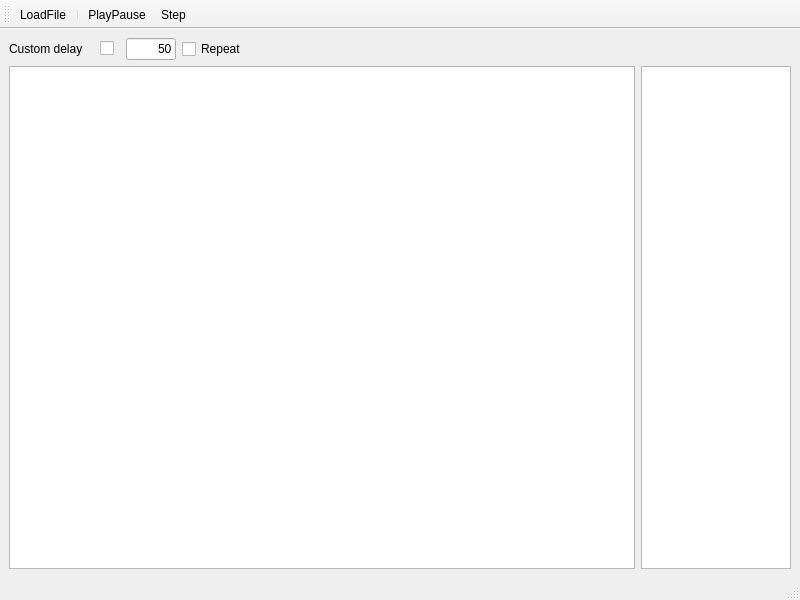
<?xml version="1.0" encoding="UTF-8"?>
<ui version="4.0">
 <class>BeanPacketsPlayerWindow</class>
 <widget class="QMainWindow" name="BeanPacketsPlayerWindow">
  <property name="geometry">
   <rect>
    <x>0</x>
    <y>0</y>
    <width>800</width>
    <height>600</height>
   </rect>
  </property>
  <property name="windowTitle">
   <string>Bean Packets Player</string>
  </property>
  <widget class="QWidget" name="centralwidget">
   <layout class="QVBoxLayout" name="verticalLayout">
    <item>
     <layout class="QHBoxLayout" name="horizontalLayout">
      <item>
       <layout class="QHBoxLayout" name="horizontalLayout_2" stretch="0,0,0,0">
        <property name="spacing">
         <number>-1</number>
        </property>
        <property name="sizeConstraint">
         <enum>QLayout::SetMinimumSize</enum>
        </property>
        <item>
         <widget class="QLabel" name="label">
          <property name="sizePolicy">
           <sizepolicy hsizetype="Minimum" vsizetype="Preferred">
            <horstretch>0</horstretch>
            <verstretch>0</verstretch>
           </sizepolicy>
          </property>
          <property name="maximumSize">
           <size>
            <width>85</width>
            <height>16777215</height>
           </size>
          </property>
          <property name="text">
           <string>Custom delay</string>
          </property>
         </widget>
        </item>
        <item>
         <widget class="QCheckBox" name="cbDelay">
          <property name="sizePolicy">
           <sizepolicy hsizetype="Preferred" vsizetype="Fixed">
            <horstretch>0</horstretch>
            <verstretch>0</verstretch>
           </sizepolicy>
          </property>
          <property name="maximumSize">
           <size>
            <width>20</width>
            <height>16777215</height>
           </size>
          </property>
          <property name="text">
           <string/>
          </property>
         </widget>
        </item>
        <item>
         <widget class="QLineEdit" name="lineEdit">
          <property name="maximumSize">
           <size>
            <width>50</width>
            <height>16777215</height>
           </size>
          </property>
          <property name="inputMask">
           <string/>
          </property>
          <property name="text">
           <string>50</string>
          </property>
          <property name="maxLength">
           <number>5</number>
          </property>
          <property name="alignment">
           <set>Qt::AlignRight|Qt::AlignTrailing|Qt::AlignVCenter</set>
          </property>
          <property name="clearButtonEnabled">
           <bool>false</bool>
          </property>
         </widget>
        </item>
        <item>
         <widget class="QCheckBox" name="cbRepeat">
          <property name="text">
           <string>Repeat</string>
          </property>
         </widget>
        </item>
       </layout>
      </item>
      <item>
       <spacer name="horizontalSpacer_2">
        <property name="orientation">
         <enum>Qt::Horizontal</enum>
        </property>
        <property name="sizeHint" stdset="0">
         <size>
          <width>40</width>
          <height>20</height>
         </size>
        </property>
       </spacer>
      </item>
     </layout>
    </item>
    <item>
     <layout class="QHBoxLayout" name="horizontalLayout_3">
      <item>
       <widget class="QTableView" name="tablePackets">
        <property name="font">
         <font>
          <pointsize>12</pointsize>
         </font>
        </property>
        <property name="sizeAdjustPolicy">
         <enum>QAbstractScrollArea::AdjustToContentsOnFirstShow</enum>
        </property>
        <property name="alternatingRowColors">
         <bool>true</bool>
        </property>
        <property name="selectionBehavior">
         <enum>QAbstractItemView::SelectRows</enum>
        </property>
        <property name="verticalScrollMode">
         <enum>QAbstractItemView::ScrollPerItem</enum>
        </property>
       </widget>
      </item>
      <item>
       <widget class="QTableView" name="tableView">
        <property name="maximumSize">
         <size>
          <width>150</width>
          <height>16777215</height>
         </size>
        </property>
       </widget>
      </item>
     </layout>
    </item>
   </layout>
  </widget>
  <widget class="QMenuBar" name="menubar">
   <property name="geometry">
    <rect>
     <x>0</x>
     <y>0</y>
     <width>800</width>
     <height>22</height>
    </rect>
   </property>
  </widget>
  <widget class="QStatusBar" name="statusbar"/>
  <widget class="QToolBar" name="toolBar">
   <property name="windowTitle">
    <string>toolBar</string>
   </property>
   <attribute name="toolBarArea">
    <enum>TopToolBarArea</enum>
   </attribute>
   <attribute name="toolBarBreak">
    <bool>false</bool>
   </attribute>
   <addaction name="actionLoadFile"/>
   <addaction name="separator"/>
   <addaction name="actionPlayPause"/>
   <addaction name="actionStep"/>
  </widget>
  <action name="actionPlayPause">
   <property name="text">
    <string>PlayPause</string>
   </property>
  </action>
  <action name="actionLoadFile">
   <property name="icon">
    <iconset theme="document-open">
     <normaloff>.</normaloff>.</iconset>
   </property>
   <property name="text">
    <string>LoadFile</string>
   </property>
  </action>
  <action name="actionStep">
   <property name="text">
    <string>Step</string>
   </property>
  </action>
 </widget>
 <resources/>
 <connections/>
</ui>
